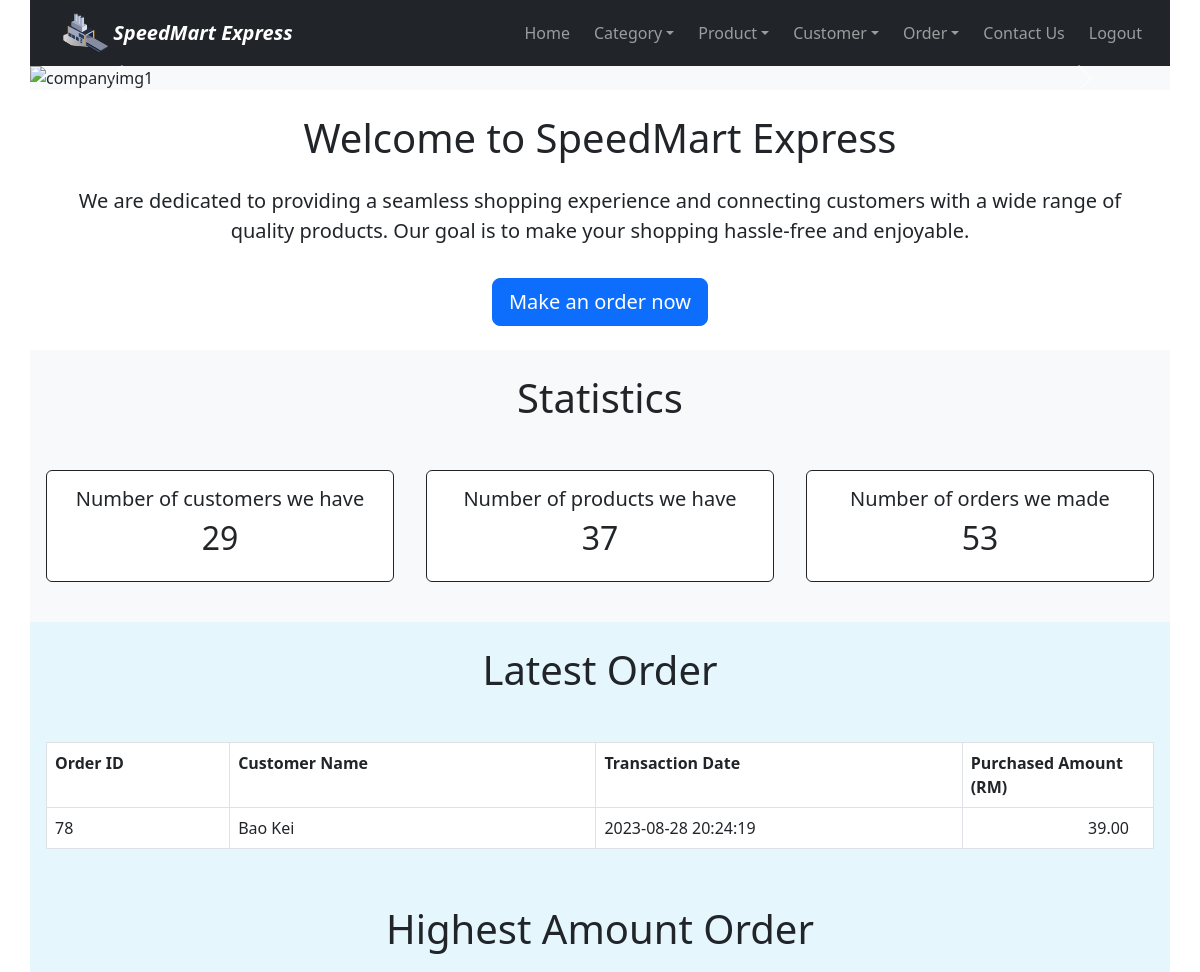
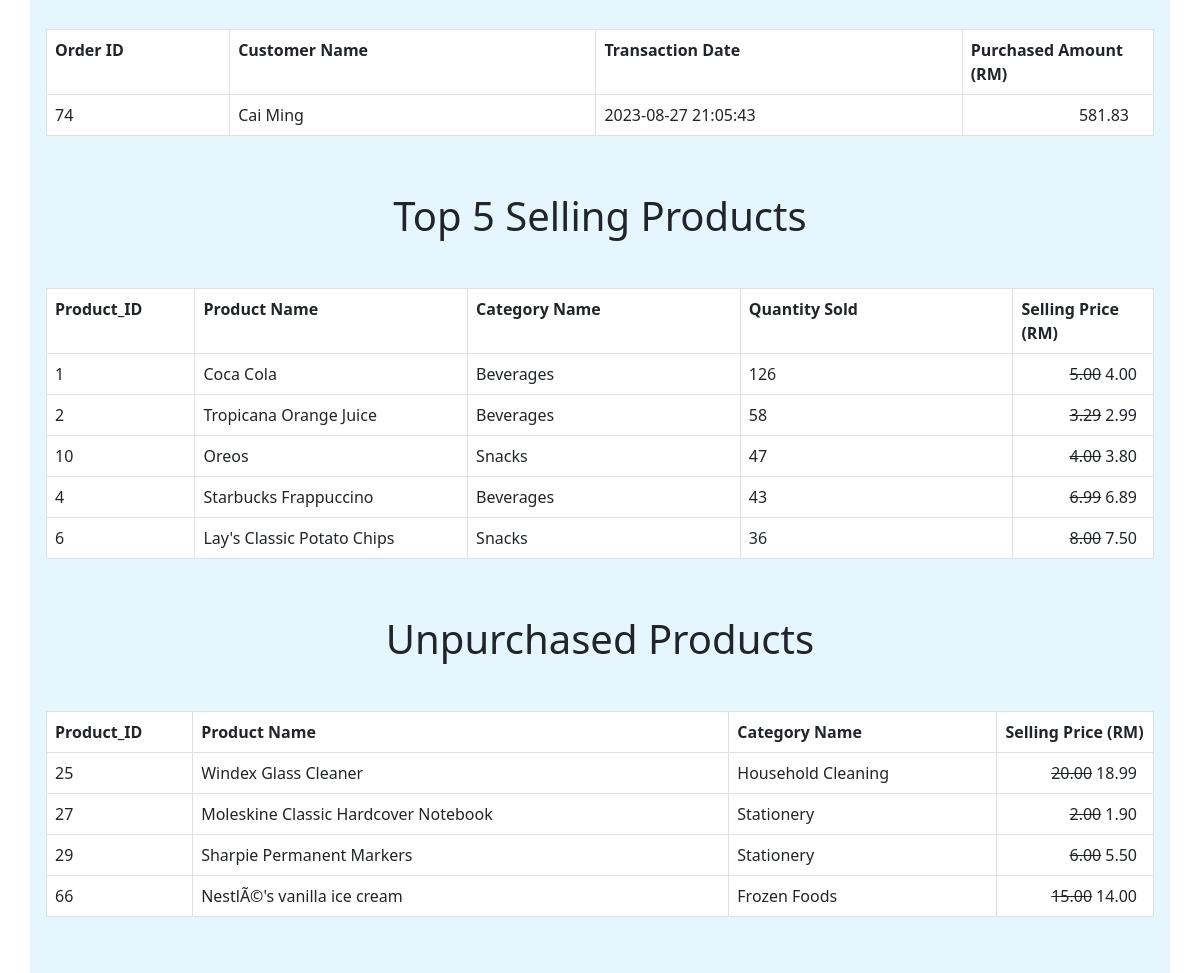
The page /home.php (signed in) on the database as committed earlier (2 pictures, top to bottom).
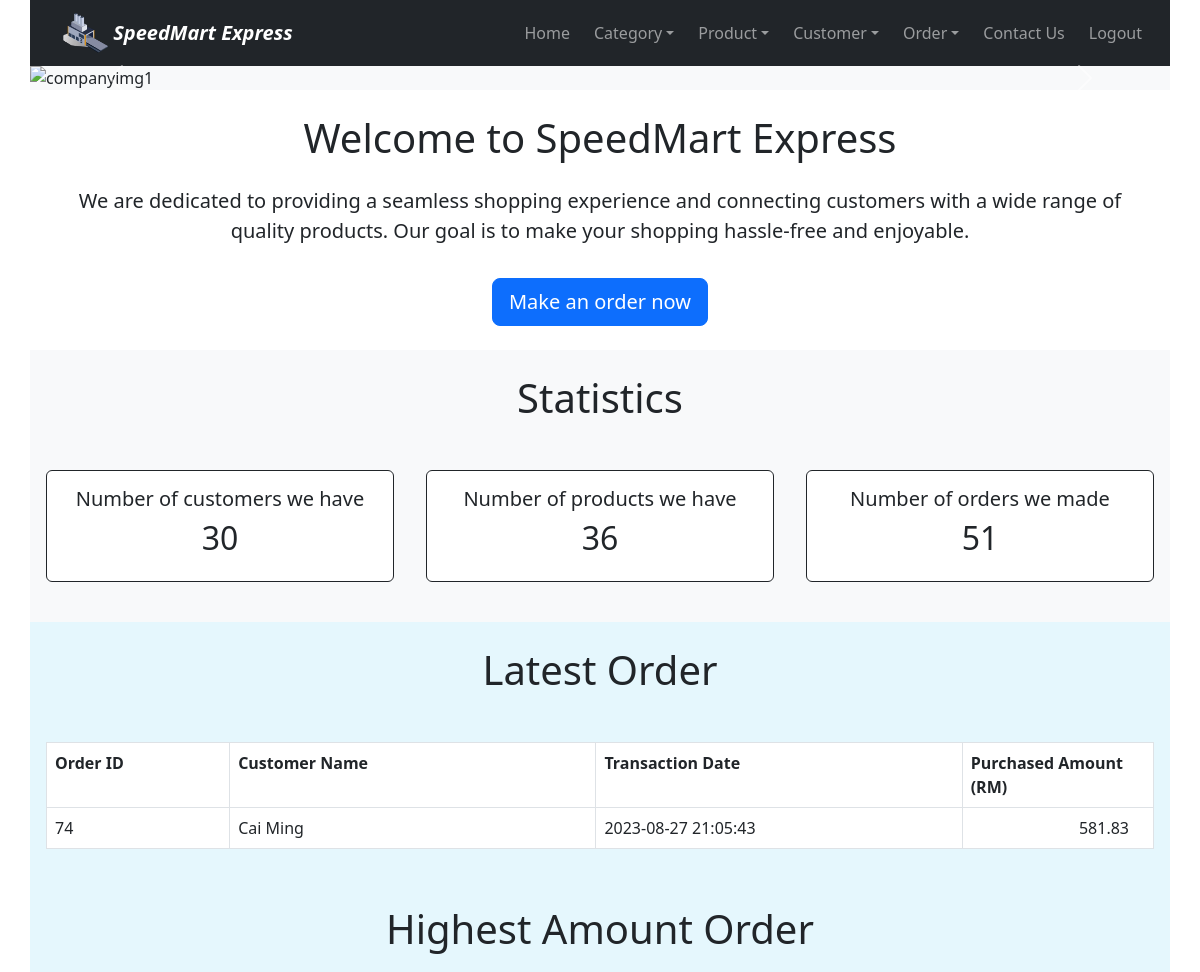
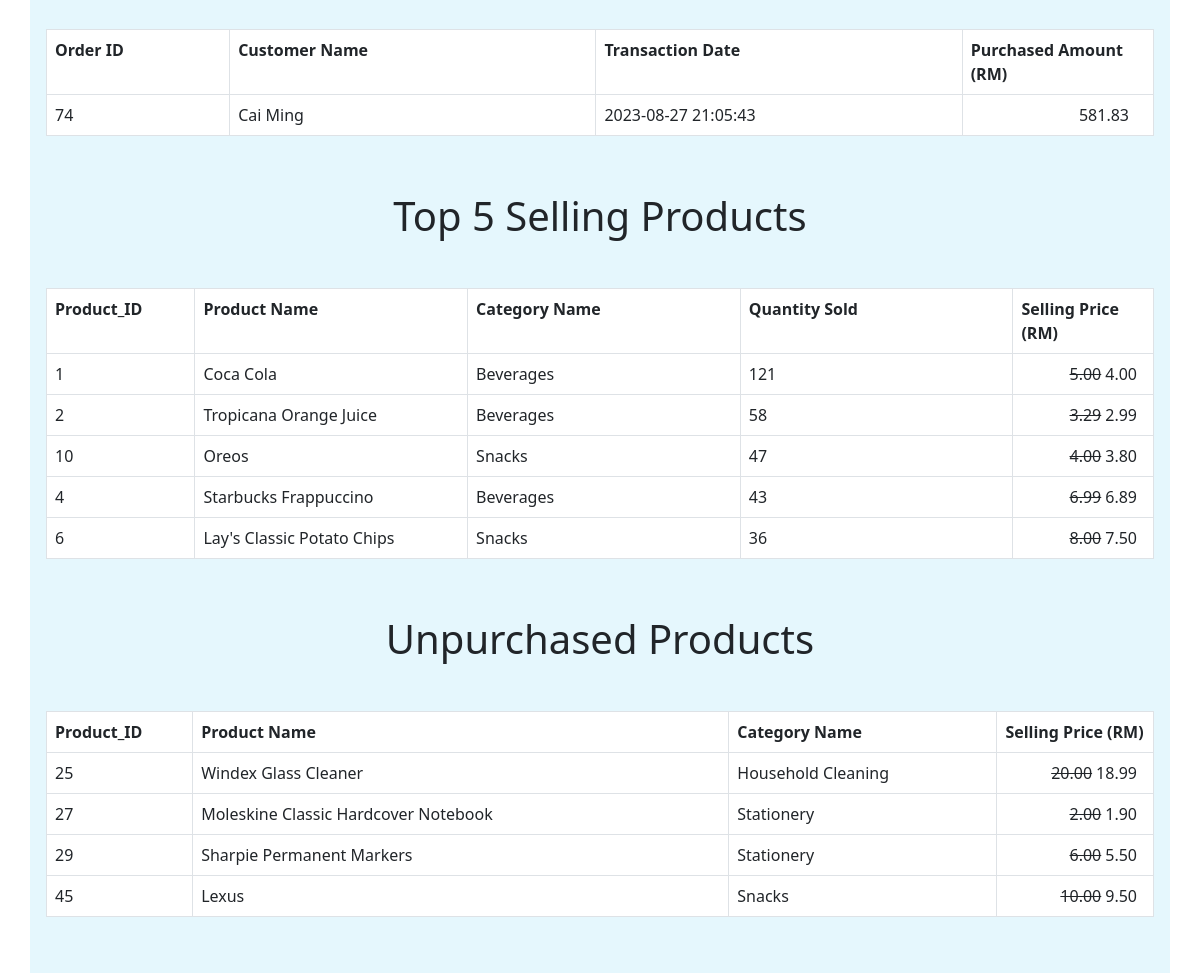
The same page on the database as committed later (2 pictures, top to bottom).
### tables this page shows
CREATE TABLE IF NOT EXISTS `order_summary` (
  `Order_ID` int NOT NULL AUTO_INCREMENT,
  `Customer_ID` int NOT NULL,
  `order_date` datetime NOT NULL DEFAULT CURRENT_TIMESTAMP,
  `total_amount` double NOT NULL,
  PRIMARY KEY (`Order_ID`),
  KEY `Customer_ID` (`Customer_ID`)
);

CREATE TABLE IF NOT EXISTS `products` (
  `Product_ID` int NOT NULL AUTO_INCREMENT,
  `name` varchar(50) NOT NULL,
  `description` varchar(200) NOT NULL,
  `price` double NOT NULL,
  `promotion_price` double NOT NULL,
  `manufacture_date` date NOT NULL,
  `expired_date` date NOT NULL,
  `created` datetime NOT NULL,
  `modified` timestamp NOT NULL DEFAULT CURRENT_TIMESTAMP ON UPDATE CURRENT_TIMESTAMP,
  `Category_ID` int NOT NULL,
  `product_image` varchar(200) NOT NULL,
  PRIMARY KEY (`Product_ID`),
  KEY `Category_ID` (`Category_ID`)
);

CREATE TABLE IF NOT EXISTS `categories` (
  `Category_ID` int NOT NULL AUTO_INCREMENT,
  `category_name` varchar(50) NOT NULL,
  `description` varchar(200) NOT NULL,
  PRIMARY KEY (`Category_ID`)
);

### home.php (the view, shortened to what the changed rows need)
<!DOCTYPE HTML>
<html>
<head>
    <link href="https://cdn.jsdelivr.net/npm/bootstrap@5.3.0/dist/css/bootstrap.min.css" rel="stylesheet">
</head>
<body>
    <div class="bg-light container p-0">
        <?php
        include 'config/database.php';
        $statisticsQuery = "SELECT
            (SELECT COUNT(*) FROM customers) AS total_customers,
            (SELECT COUNT(*) FROM products) AS total_products,
            (SELECT COUNT(*) FROM order_summary) AS total_orders,
            latest_order.Order_ID AS latest_order_id,
            CONCAT(latest_order.firstname, ' ', latest_order.lastname) AS latest_order_customer_name,
            latest_order.order_date AS latest_order_date,
            latest_order.total_amount AS latest_order_total_amount,
            highest_total.Order_ID AS highest_total_amount_order_id,
            CONCAT(highest_total.firstname, ' ', highest_total.lastname) AS highest_total_amount_customer_name,
            highest_total.order_date AS highest_total_amount_order_date,
            highest_total.total_amount AS highest_total_amount_total_amount
            FROM (
                SELECT Order_ID, firstname, lastname, order_date, total_amount
                FROM order_summary
                JOIN customers ON order_summary.Customer_ID = customers.Customer_ID
                ORDER BY order_date DESC
                LIMIT 1
            ) AS latest_order
            CROSS JOIN (
                SELECT Order_ID, firstname, lastname, order_date, total_amount
                FROM order_summary
                JOIN customers ON order_summary.Customer_ID = customers.Customer_ID
                ORDER BY total_amount DESC
                LIMIT 1
            ) AS highest_total";
        $statisticsStmt = $con->prepare($statisticsQuery);
        $statisticsStmt->execute();
        $statisticsRow = $statisticsStmt->fetch(PDO::FETCH_ASSOC);
        extract($statisticsRow);
        $topSellingQuery = "SELECT products.Product_ID, products.name, categories.category_name, SUM(order_details.quantity) AS total_quantity_sold, products.price, products.promotion_price
            FROM products
            JOIN order_details ON products.Product_ID = order_details.Product_ID
            JOIN categories ON products.Category_ID = categories.Category_ID
            GROUP BY products.Product_ID, products.name, categories.category_name, products.price, products.promotion_price
            ORDER BY total_quantity_sold DESC
            LIMIT 5";
        $topSellingStmt = $con->prepare($topSellingQuery);
        $topSellingStmt->execute();
        $noPurchasedQuery = "SELECT products.Product_ID, products.name, categories.category_name, products.price, products.promotion_price
            FROM products
            JOIN categories ON products.Category_ID = categories.Category_ID
            LEFT JOIN order_details ON products.Product_ID = order_details.Product_ID
            GROUP BY products.Product_ID, products.name, categories.category_name, products.price, products.promotion_price
            HAVING COUNT(order_details.OrderDetail_ID) = 0
            ORDER BY Product_ID ASC";
        $noPurchasedStmt = $con->prepare($noPurchasedQuery);
        $noPurchasedStmt->execute();
        ?>
        <div class="bg-white text-center py-4">
            <h1>Welcome to SpeedMart Express</h1>
        </div>
        <div class="bg-light row m-0 py-4 text-center d-flex justify-content-center">
            <h1 class="pb-4">Statistics</h1>
            <div class="col-md-4 p-3">
                <div class="bg-white border border-dark rounded p-3">
                    <h5>Number of customers we have</h5>
                    <?php echo "<h2>{$total_customers}</h2>";?>
                </div>
            </div>
            <div class="col-md-4 p-3">
                <div class="bg-white border border-dark rounded p-3">
                    <h5>Number of products we have</h5>
                    <?php echo "<h2>{$total_products}</h2>";?>
                </div>
            </div>
            <div class="col-md-4 p-3">
                <div class="bg-white border border-dark rounded p-3">
                    <h5>Number of orders we made</h5>
                    <?php echo "<h2>{$total_orders}</h2>";?>
                </div>
            </div>
        </div>
        <div class="row m-0 pt-4 d-flex justify-content-center" style="background-color: #E5F7FD">
            <h1 class="pb-4 text-center">Latest Order</h1>
            <?php
            echo "<div class='p-3'>";
                echo "<table class='table table-hover table-responsive table-bordered'>";
                    echo "<tr>";
                        echo "<th class='col-1'>Order ID</th>";
                        echo "<th class='col-2'>Customer Name</th>";
                        echo "<th class='col-2'>Transaction Date</th>";
                        echo "<th class='col-1'>Purchased Amount (RM)</th>";
                    echo "</tr>";
                    echo "<tr>";
                            echo "<td>{$latest_order_id}</td>";
                            echo "<td>{$latest_order_customer_name}</td>";
                            echo "<td>{$latest_order_date}</td>";
                            echo"<td>
                                <div class='d-flex justify-content-end'>
                                    <p class='me-3 mb-0'>" . number_format((float)$latest_order_total_amount, 2, '.', '') . "</p>
                                </div>
                            </td>";
                    echo "</tr>";
                echo "</table>";
            echo "</div>";
            ?>
        </div>
        <div class="row m-0 pt-4 d-flex justify-content-center" style="background-color: #E5F7FD">
            <h1 class="pb-4 text-center">Highest Amount Order</h1>
            <?php
            echo "<div class='p-3'>";
                echo "<table class='table table-hover table-responsive table-bordered'>";
                    echo "<tr>";
                        echo "<th class='col-1'>Order ID</th>";
                        echo "<th class='col-2'>Customer Name</th>";
                        echo "<th class='col-2'>Transaction Date</th>";
                        echo "<th class='col-1'>Purchased Amount (RM)</th>";
                    echo "</tr>";
                    echo "<tr>";
                            echo "<td>{$highest_total_amount_order_id}</td>";
                            echo "<td>{$highest_total_amount_customer_name}</td>";
                            echo "<td>{$highest_total_amount_order_date}</td>";
                            echo"<td>
                                <div class='d-flex justify-content-end'>
                                    <p class='me-3 mb-0'>" . number_format((float)$highest_total_amount_total_amount, 2, '.', '') . "</p>
                                </div>
                            </td>";
                    echo "</tr>";
                echo "</table>";
            echo "</div>";
            ?>
        </div>
        <div class="row m-0 pt-4 d-flex justify-content-center" style="background-color: #E5F7FD">
            <h1 class="pb-4 text-center">Top 5 Selling Products</h1>
            <?php
            echo "<div class='p-3'>";
                echo "<table class='table table-hover table-responsive table-bordered'>";
                    echo "<tr>";
                        echo "<th class='col-1'>Product_ID</th>";
                        echo "<th class='col-2'>Product Name</th>";
                        echo "<th class='col-2'>Category Name</th>";
                        echo "<th class='col-2'>Quantity Sold</th>";
                        echo "<th class='col-1'>Selling Price (RM)</th>";
                    echo "</tr>";
                    while ($productRow = $topSellingStmt->fetch(PDO::FETCH_ASSOC)) {
                        extract($productRow);
                        echo "<tr>";
                        echo "<td>{$Product_ID}</td>";
                        echo "<td>{$name}</td>";
                        echo "<td>{$category_name}</td>";
                        echo "<td>{$total_quantity_sold}</td>";
                        if ($promotion_price < $price && ($promotion_price != 0)){
                            echo"<td>
                                    <div class='d-flex justify-content-end'>
                                        <p class='text-decoration-line-through mx-1 mb-0'>" . number_format((float)$price, 2, '.', '') . "</p>
                                        <p class='me-2 mb-0'>" . number_format((float)$promotion_price, 2, '.', '') . "</p>
                                    </div>
                                </td>";
                        }else{
                            echo"<td>
                                    <div class='d-flex justify-content-end'>
                                        <p class='mx-1 mb-0 me-2'>" . number_format((float)$price, 2, '.', '') . "</p>
                                    </div>
                                </td>";
                        }
                        echo "</tr>";
                    }
                echo "</table>";
            echo "</div>";
            ?>
        </div>
        <div class="row m-0 py-4 d-flex justify-content-center" style="background-color: #E5F7FD">
            <h1 class="pb-4 text-center">Unpurchased Products</h1>
            <?php
            echo "<div class='p-3'>";
                echo "<table class='table table-hover table-responsive table-bordered'>";
                    echo "<tr>";
                        echo "<th class='col-1'>Product_ID</th>";
                        echo "<th class='col-4'>Product Name</th>";
                        echo "<th class='col-2'>Category Name</th>";
                        echo "<th class='col-1'>Selling Price (RM)</th>";
                    echo "</tr>";
                    while ($noPurchaseRow = $noPurchasedStmt->fetch(PDO::FETCH_ASSOC)) {
                        extract($noPurchaseRow);
                        echo "<tr>";
                        echo "<td>{$Product_ID}</td>";
                        echo "<td>{$name}</td>";
                        echo "<td>{$category_name}</td>";
                        if ($promotion_price < $price && ($promotion_price != 0)){
                            echo"<td>
                                    <div class='d-flex justify-content-end'>
                                        <p class='text-decoration-line-through mx-1 mb-0'>" . number_format((float)$price, 2, '.', '') . "</p>
                                        <p class='me-2 mb-0'>" . number_format((float)$promotion_price, 2, '.', '') . "</p>
                                    </div>
                                </td>";
                        }else{
                            echo"<td>
                                    <div class='d-flex justify-content-end'>
                                        <p class='mx-1 mb-0 me-2'>" . number_format((float)$price, 2, '.', '') . "</p>
                                    </div>
                                </td>";
                        }
                        echo "</tr>";
                    }
                echo "</table>";
            echo "</div>";
            ?>
        </div>
    </div>
</body>
</html>

Rows that differ between the two databases and show on the page:
removed order_summary: Order_ID "78", order_date "2023-08-28 20:24:19", total_amount "39.00", order_summary.Order_ID "74", order_summary.order_date "2023-08-27 21:05:43", order_summary.total_amount "581.83"
removed products: Product_ID "66", name "NestlÃ©'s vanilla ice cream", Category_ID.category_name "Frozen Foods", price "15.00", promotion_price "14.00", shown under "Unpurchased Products"
now on this page (row unchanged): order_summary: Order_ID "74", order_date "2023-08-27 21:05:43", total_amount "581.83"
computed for products "Coca Cola": total_quantity_sold "126" → "121"
now on this page (row edited): products: Product_ID "45", name "Lexus", Category_ID.category_name "Snacks", price "10.00", promotion_price "9.50", shown under "Unpurchased Products"
Other text that changed with them:
$total_customers: "29" → "30"
$total_products: "37" → "36"
$total_orders: "53" → "51"
$latest_order_customer_name: "Bao Kei" → "Cai Ming"
